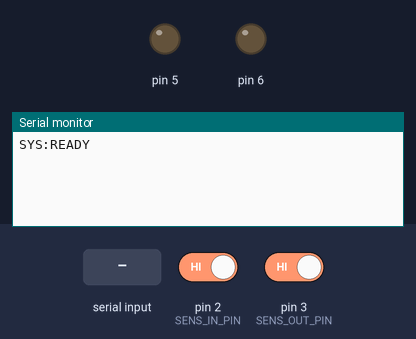
Recording of a sketch running on a simulated Arduino Nano, built with avr-gcc and run on an emulated ATmega328P. On the bench: output pins drawn as LEDs (lit = HIGH), the last lines printed to the serial monitor. Inputs (shaded band) come from the test bench; at power-on: pin 2 (SENS_IN_PIN) HIGH, pin 3 (SENS_OUT_PIN) HIGH.

Above: at 1.3 s.
1.4 s: pin 2 (SENS_IN_PIN) driven LOW
At 2.3 s:
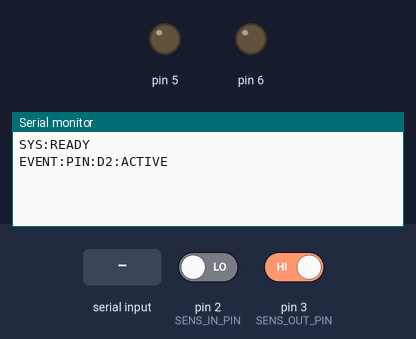
2.9 s: "WHOAMI\n" received over Serial
At 3.5 s:
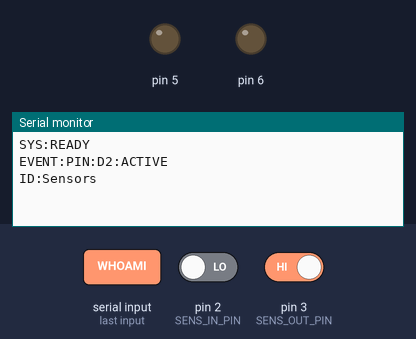
4.4 s: "GATE:\n" received over Serial
At 5.6 s:
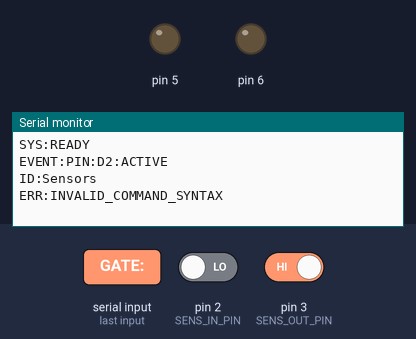
5.9 s: "READ:HCSR04:\n" received over Serial
At 7.0 s:
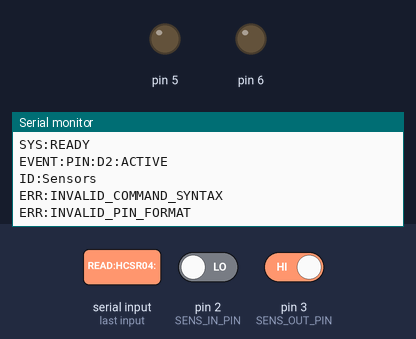

The sketch:

SensorGate.ino
```cpp
/**
 * PLGazoz Dolum Hattı - Nano 2 Firmware (SensorGate)
 * Giriş/Çıkış Lazer Sensörlerini, HC-SR04 Seviye Sensörünü ve Solenoid Kapıları
 * İzler. Haberleşme Hızı: 115200 Baud
 */

#define HANDSHAKE_ID "ID:Sensors"

String inputString = "";     // Gelen veriyi tutacak string
bool stringComplete = false; // Satır sonu geldi mi?

// Sensör durum ve debounce (filtre) değişkenleri
const int SENS_IN_PIN = 2;  // Giriş Lazer Sensörü (Giriş Sayacı)
const int SENS_OUT_PIN = 3; // Çıkış Lazer Sensörü (Çıkış Sayacı)

int lastInState =
    HIGH; // Eski durum (NPN NC Sensör önünde engel yokken 12V -> 5V yani HIGH)
int lastOutState = HIGH;

unsigned long lastInDebounce = 0;
unsigned long lastOutDebounce = 0;
const unsigned long DEBOUNCE_DELAY = 35; // 35ms parazit süzme filtresi

void setup() {
  Serial.begin(115200);
  inputString.reserve(100);

  // Sensör pinlerini giriş ve dahili pullup olarak konfigüre et (Emniyet için)
  pinMode(SENS_IN_PIN, INPUT_PULLUP);
  pinMode(SENS_OUT_PIN, INPUT_PULLUP);

  // Kilit Solenoidleri varsayılan olarak çıkış ve KAPALI (LOW)
  pinMode(5, OUTPUT);
  digitalWrite(5, LOW);
  pinMode(6, OUTPUT);
  digitalWrite(6, LOW);

  delay(100);
  Serial.println("SYS:READY");
}

void loop() {
  // 1. Seri Porttan Veri Oku
  while (Serial.available()) {
    char inChar = (char)Serial.read();
    if (inChar == '\n') {
      stringComplete = true;
    } else if (inChar != '\r') {
      inputString += inChar;
    }
  }

  if (stringComplete) {
    inputString.trim();
    processCommand(inputString);
    inputString = "";
    stringComplete = false;
  }

  // 2. Sensör Takip & Debouncing (Şişe Algılama)
  int currentIn = digitalRead(SENS_IN_PIN);
  int currentOut = digitalRead(SENS_OUT_PIN);

  // Giriş sensörü tetiklenme takibi (HIGH'dan LOW'a geçiş = Şişe lazeri kesti)
  if (currentIn != lastInState) {
    if ((millis() - lastInDebounce) > DEBOUNCE_DELAY) {
      if (currentIn == LOW) { // Engel algılandı (Şişe girdi)
        Serial.println("EVENT:PIN:D2:ACTIVE");
      }
      lastInState = currentIn;
      lastInDebounce = millis();
    }
  }

  // Çıkış sensörü tetiklenme takibi (HIGH'dan LOW'a geçiş = Şişe lazeri kesti)
  if (currentOut != lastOutState) {
    if ((millis() - lastOutDebounce) > DEBOUNCE_DELAY) {
      if (currentOut == LOW) { // Engel algılandı (Şişe çıktı)
        Serial.println("EVENT:PIN:D3:ACTIVE");
      }
      lastOutState = currentOut;
      lastOutDebounce = millis();
    }
  }
}

void processCommand(String cmd) {
  // 1. Handshake Teşhis Talebi
  if (cmd == "WHOAMI") {
    Serial.println(HANDSHAKE_ID);
    return;
  }

  // 2. Kilit Kapı Kontrolleri
  // Format: GATE:OPEN:D5 veya GATE:CLOSE:D5
  if (cmd.startsWith("GATE:")) {
    int firstColon = cmd.indexOf(':');
    int secondColon = cmd.indexOf(':', firstColon + 1);

    if (firstColon != -1 && secondColon != -1) {
      String action =
          cmd.substring(firstColon + 1, secondColon); // "OPEN" veya "CLOSE"
      String pinStr = cmd.substring(secondColon + 1); // "D5" veya "D6"

      if (pinStr.startsWith("D")) {
        int pinNum = pinStr.substring(1).toInt();

        if (pinNum >= 2 && pinNum <= 13) {
          pinMode(pinNum, OUTPUT);

          if (action == "OPEN") {
            digitalWrite(pinNum, HIGH);
            Serial.print("ACK:");
            Serial.print(cmd);
            Serial.println(":SUCCESS");
          } else if (action == "CLOSE") {
            digitalWrite(pinNum, LOW);
            Serial.print("ACK:");
            Serial.print(cmd);
            Serial.println(":SUCCESS");
          }
        } else {
          Serial.println("ERR:PIN_OUT_OF_BOUNDS");
        }
      } else {
        Serial.println("ERR:INVALID_PIN_FORMAT");
      }
    } else {
      Serial.println("ERR:INVALID_COMMAND_SYNTAX");
    }
    return;
  }

  // 3. HC-SR04 Ultrasonik Mesafe Okuma Talebi
  // Format: READ:HCSR04:D7:D8 (Trigger=D7, Echo=D8)
  if (cmd.startsWith("READ:HCSR04:")) {
    int firstColon = cmd.indexOf(':');
    int secondColon = cmd.indexOf(':', firstColon + 1);
    int thirdColon = cmd.indexOf(':', secondColon + 1);
    int fourthColon = cmd.indexOf(':', thirdColon + 1);

    String trigStr = cmd.substring(thirdColon + 1, fourthColon);
    String echoStr = cmd.substring(fourthColon + 1);

    if (trigStr.startsWith("D") && echoStr.startsWith("D")) {
      int trigPin = trigStr.substring(1).toInt();
      int echoPin = echoStr.substring(1).toInt();

      if (trigPin >= 2 && trigPin <= 13 && echoPin >= 2 && echoPin <= 13) {
        // HC-SR04 ölçümünü yap
        pinMode(trigPin, OUTPUT);
        pinMode(echoPin, INPUT);

        digitalWrite(trigPin, LOW);
        delayMicroseconds(2);
        digitalWrite(trigPin, HIGH);
        delayMicroseconds(10);
        digitalWrite(trigPin, LOW);

        // 30ms timeout ile yankı bekle (maks. 5 metre mesafe limitine denk
        // gelir)
        unsigned long duration = pulseIn(echoPin, HIGH, 30000);

        if (duration == 0) {
          // Ölçüm alınamadıysa varsayılan emniyet mesafesi (500mm boş depo) dön
          Serial.println("EVENT:HCSR04:500");
        } else {
          // Ses hızı: 343 m/s = 0.343 mm/us
          // Gidiş-dönüş olduğu için 2'ye bölüyoruz
          int distance_mm = (duration * 0.343) / 2;

          Serial.print("EVENT:HCSR04:");
          Serial.println(distance_mm);
        }
      } else {
        Serial.println("ERR:PIN_OUT_OF_BOUNDS");
      }
    } else {
      Serial.println("ERR:INVALID_PIN_FORMAT");
    }
  }
}
```

Measured:
- after the input at 1.4 s, the serial monitor: prints a new line at once (image 1)
- after the input at 2.9 s, the serial monitor: prints a new line at once (image 2)
- after the input at 4.4 s, the serial monitor: prints a new line at once (image 3)
- after the input at 5.9 s, the serial monitor: prints a new line at once (image 4)
